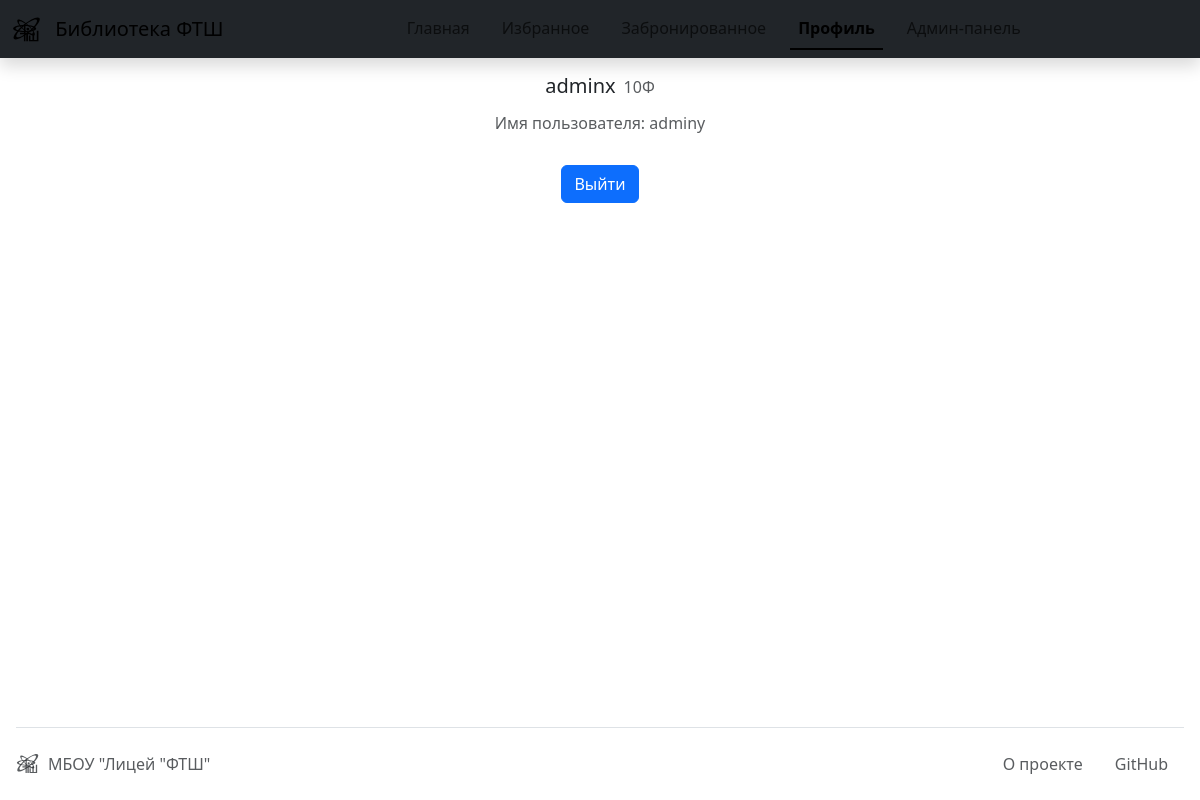
/profile (signed in), run on the app's committed database.
### data/users.py (models this page shows, shortened)
class User(SqlAlchemyBase, UserMixin):
    __tablename__ = 'users'
    id = sqlalchemy.Column(sqlalchemy.Integer,
                           primary_key=True, autoincrement=True)
    name = sqlalchemy.Column(sqlalchemy.String)
    username = sqlalchemy.Column(sqlalchemy.String, unique=True, index=True)
    hashed_password = sqlalchemy.Column(sqlalchemy.String, nullable=True)
    grade_id = sqlalchemy.Column(sqlalchemy.Integer,
                                 sqlalchemy.ForeignKey("grades.id"))
    grade = orm.relationship('Grade')
    is_admin = sqlalchemy.Column(sqlalchemy.Boolean, default=False)

### data/grades.py (models this page shows)
class Grade(SqlAlchemyBase):
    __tablename__ = 'grades'
    id = sqlalchemy.Column(sqlalchemy.Integer,
                           primary_key=True, autoincrement=True)
    name = sqlalchemy.Column(sqlalchemy.String)

### app.py (the view)
@app.route('/profile')
def profile():
    if current_user.is_authenticated:
        return render_template('profile.html', title='Профиль')
    return redirect('/login')

### app.py (called while the page is built)
@login_manager.user_loader
def load_user(user_id):
    db_sess = db_session.create_session()
    return db_sess.query(User).get(user_id)

### data/db_session.py (called while the page is built)
def create_session() -> Session:
    global __factory
    return __factory()

### templates/profile.html
{% extends "base.html" %}
{% block content %}
    <div class="mt-3 mb-auto text-center">
        <div>
            <h5 class="d-inline-block">{{ current_user.name }}</h5
            ><h6 class="ms-2 d-inline-block text-body-secondary">{{ current_user.grade.name }}</h6>
        </div>
        <h6 class="mt-2 text-body-secondary">Имя пользователя: {{ current_user.username }}</h6>
        <a class="btn btn-primary mt-4" href="/logout" role="button">Выйти</a>
    </div>
{% endblock %}

### data on the page
User: name "adminx", username "adminy"
Grade: grade.name "10Ф"

### other printed values
{{ name }} "Главная" "Избранное" "Забронированное" "Профиль" "Админ-панель"
